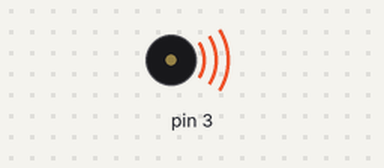
This sketch was run on a simulated Arduino Uno, built with avr-gcc and run on an emulated ATmega328P. Shown: buzzer (waves = sounding).

Above: at 0.1 s.
At 0.6 s:
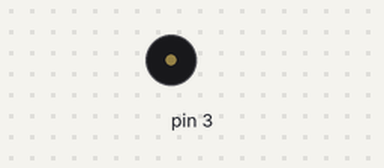
Timing chart, 0 to 2.1 s (numbered marks = the images above):
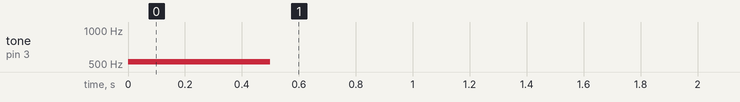

The sketch:

sketch_3-2.ino
```cpp
void setup() {
  tone(3, 523, 500);  // Play 523 Hz sound for 0.5 seconds
  delay(500);        // Wait until the sound finishes
}

void loop() {
}
```
